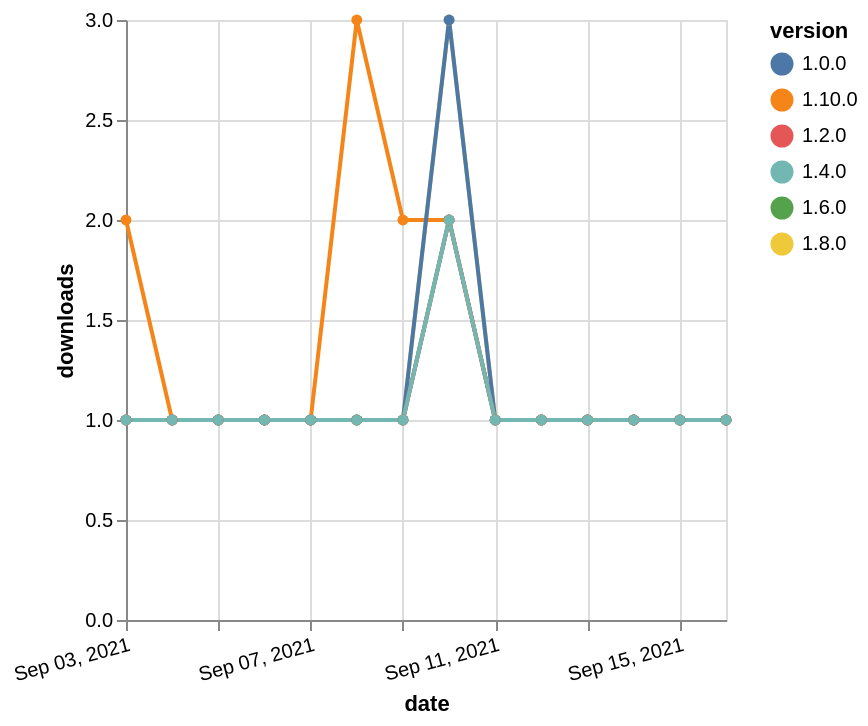

Specify this chart in Vega-Lite:
### Vega-Lite specification from a JSON file in a GitHub repository (floating-point values rounded to 4 significant figures)
{"$schema": "https://vega.github.io/schema/vega-lite/v5.json", "description": "A simple bar chart with embedded data.", "data": {"values": [{"date": "2021-09-03", "total": 149, "delta": 1, "version": "1.6.0"}, {"date": "2021-09-04", "total": 150, "delta": 1, "version": "1.6.0"}, {"date": "2021-09-05", "total": 151, "delta": 1, "version": "1.6.0"}, {"date": "2021-09-06", "total": 152, "delta": 1, "version": "1.6.0"}, {"date": "2021-09-07", "total": 153, "delta": 1, "version": "1.6.0"}, {"date": "2021-09-08", "total": 154, "delta": 1, "version": "1.6.0"}, {"date": "2021-09-09", "total": 155, "delta": 1, "version": "1.6.0"}, {"date": "2021-09-10", "total": 157, "delta": 2, "version": "1.6.0"}, {"date": "2021-09-11", "total": 158, "delta": 1, "version": "1.6.0"}, {"date": "2021-09-12", "total": 159, "delta": 1, "version": "1.6.0"}, {"date": "2021-09-13", "total": 160, "delta": 1, "version": "1.6.0"}, {"date": "2021-09-14", "total": 161, "delta": 1, "version": "1.6.0"}, {"date": "2021-09-15", "total": 162, "delta": 1, "version": "1.6.0"}, {"date": "2021-09-16", "total": 163, "delta": 1, "version": "1.6.0"}, {"date": "2021-09-03", "total": 173, "delta": 1, "version": "1.8.0"}, {"date": "2021-09-04", "total": 174, "delta": 1, "version": "1.8.0"}, {"date": "2021-09-05", "total": 175, "delta": 1, "version": "1.8.0"}, {"date": "2021-09-06", "total": 176, "delta": 1, "version": "1.8.0"}, {"date": "2021-09-07", "total": 177, "delta": 1, "version": "1.8.0"}, {"date": "2021-09-08", "total": 178, "delta": 1, "version": "1.8.0"}, {"date": "2021-09-09", "total": 179, "delta": 1, "version": "1.8.0"}, {"date": "2021-09-10", "total": 182, "delta": 3, "version": "1.8.0"}, {"date": "2021-09-11", "total": 183, "delta": 1, "version": "1.8.0"}, {"date": "2021-09-12", "total": 184, "delta": 1, "version": "1.8.0"}, {"date": "2021-09-13", "total": 185, "delta": 1, "version": "1.8.0"}, {"date": "2021-09-14", "total": 186, "delta": 1, "version": "1.8.0"}, {"date": "2021-09-15", "total": 187, "delta": 1, "version": "1.8.0"}, {"date": "2021-09-16", "total": 188, "delta": 1, "version": "1.8.0"}, {"date": "2021-09-03", "total": 120, "delta": 2, "version": "1.10.0"}, {"date": "2021-09-04", "total": 121, "delta": 1, "version": "1.10.0"}, {"date": "2021-09-05", "total": 122, "delta": 1, "version": "1.10.0"}, {"date": "2021-09-06", "total": 123, "delta": 1, "version": "1.10.0"}, {"date": "2021-09-07", "total": 124, "delta": 1, "version": "1.10.0"}, {"date": "2021-09-08", "total": 127, "delta": 3, "version": "1.10.0"}, {"date": "2021-09-09", "total": 129, "delta": 2, "version": "1.10.0"}, {"date": "2021-09-10", "total": 131, "delta": 2, "version": "1.10.0"}, {"date": "2021-09-11", "total": 132, "delta": 1, "version": "1.10.0"}, {"date": "2021-09-12", "total": 133, "delta": 1, "version": "1.10.0"}, {"date": "2021-09-13", "total": 134, "delta": 1, "version": "1.10.0"}, {"date": "2021-09-14", "total": 135, "delta": 1, "version": "1.10.0"}, {"date": "2021-09-15", "total": 136, "delta": 1, "version": "1.10.0"}, {"date": "2021-09-16", "total": 137, "delta": 1, "version": "1.10.0"}, {"date": "2021-09-03", "total": 372, "delta": 1, "version": "1.0.0"}, {"date": "2021-09-04", "total": 373, "delta": 1, "version": "1.0.0"}, {"date": "2021-09-05", "total": 374, "delta": 1, "version": "1.0.0"}, {"date": "2021-09-06", "total": 375, "delta": 1, "version": "1.0.0"}, {"date": "2021-09-07", "total": 376, "delta": 1, "version": "1.0.0"}, {"date": "2021-09-08", "total": 377, "delta": 1, "version": "1.0.0"}, {"date": "2021-09-09", "total": 378, "delta": 1, "version": "1.0.0"}, {"date": "2021-09-10", "total": 381, "delta": 3, "version": "1.0.0"}, {"date": "2021-09-11", "total": 382, "delta": 1, "version": "1.0.0"}, {"date": "2021-09-12", "total": 383, "delta": 1, "version": "1.0.0"}, {"date": "2021-09-13", "total": 384, "delta": 1, "version": "1.0.0"}, {"date": "2021-09-14", "total": 385, "delta": 1, "version": "1.0.0"}, {"date": "2021-09-15", "total": 386, "delta": 1, "version": "1.0.0"}, {"date": "2021-09-16", "total": 387, "delta": 1, "version": "1.0.0"}, {"date": "2021-09-03", "total": 182, "delta": 1, "version": "1.2.0"}, {"date": "2021-09-04", "total": 183, "delta": 1, "version": "1.2.0"}, {"date": "2021-09-05", "total": 184, "delta": 1, "version": "1.2.0"}, {"date": "2021-09-06", "total": 185, "delta": 1, "version": "1.2.0"}, {"date": "2021-09-07", "total": 186, "delta": 1, "version": "1.2.0"}, {"date": "2021-09-08", "total": 187, "delta": 1, "version": "1.2.0"}, {"date": "2021-09-09", "total": 188, "delta": 1, "version": "1.2.0"}, {"date": "2021-09-10", "total": 190, "delta": 2, "version": "1.2.0"}, {"date": "2021-09-11", "total": 191, "delta": 1, "version": "1.2.0"}, {"date": "2021-09-12", "total": 192, "delta": 1, "version": "1.2.0"}, {"date": "2021-09-13", "total": 193, "delta": 1, "version": "1.2.0"}, {"date": "2021-09-14", "total": 194, "delta": 1, "version": "1.2.0"}, {"date": "2021-09-15", "total": 195, "delta": 1, "version": "1.2.0"}, {"date": "2021-09-16", "total": 196, "delta": 1, "version": "1.2.0"}, {"date": "2021-09-03", "total": 177, "delta": 1, "version": "1.4.0"}, {"date": "2021-09-04", "total": 178, "delta": 1, "version": "1.4.0"}, {"date": "2021-09-05", "total": 179, "delta": 1, "version": "1.4.0"}, {"date": "2021-09-06", "total": 180, "delta": 1, "version": "1.4.0"}, {"date": "2021-09-07", "total": 181, "delta": 1, "version": "1.4.0"}, {"date": "2021-09-08", "total": 182, "delta": 1, "version": "1.4.0"}, {"date": "2021-09-09", "total": 183, "delta": 1, "version": "1.4.0"}, {"date": "2021-09-10", "total": 185, "delta": 2, "version": "1.4.0"}, {"date": "2021-09-11", "total": 186, "delta": 1, "version": "1.4.0"}, {"date": "2021-09-12", "total": 187, "delta": 1, "version": "1.4.0"}, {"date": "2021-09-13", "total": 188, "delta": 1, "version": "1.4.0"}, {"date": "2021-09-14", "total": 189, "delta": 1, "version": "1.4.0"}, {"date": "2021-09-15", "total": 190, "delta": 1, "version": "1.4.0"}, {"date": "2021-09-16", "total": 191, "delta": 1, "version": "1.4.0"}]}, "width": "container", "mark": {"type": "line", "point": {"filled": true}}, "encoding": {"x": {"field": "date", "type": "temporal", "timeUnit": "yearmonthdate", "title": "date", "axis": {"labelAngle": -15}}, "y": {"field": "delta", "type": "quantitative", "title": "downloads"}, "color": {"field": "version", "type": "nominal"}, "tooltip": {"field": "delta"}}}
